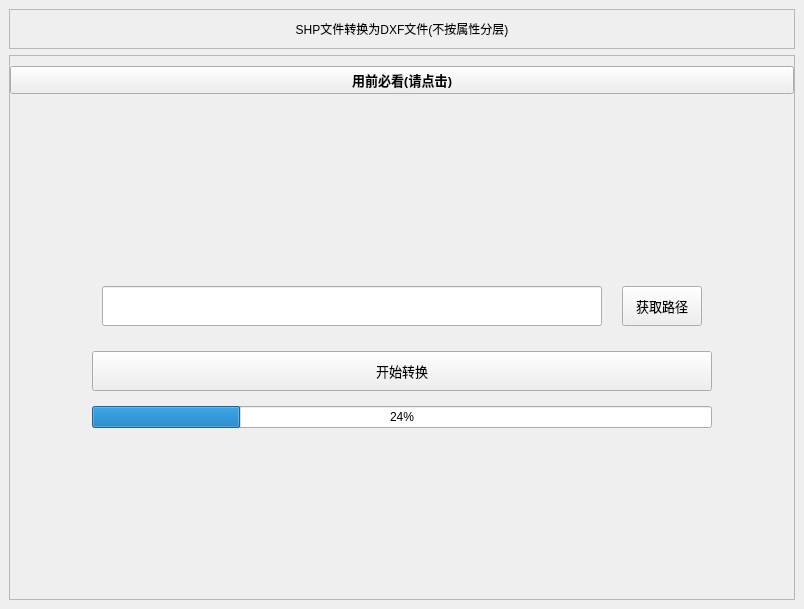
<?xml version="1.0" encoding="UTF-8"?>
<ui version="4.0">
 <class>Form</class>
 <widget class="QWidget" name="Form">
  <property name="geometry">
   <rect>
    <x>0</x>
    <y>0</y>
    <width>804</width>
    <height>609</height>
   </rect>
  </property>
  <property name="windowTitle">
   <string>Form</string>
  </property>
  <layout class="QVBoxLayout" name="verticalLayout">
   <property name="leftMargin">
    <number>0</number>
   </property>
   <property name="topMargin">
    <number>0</number>
   </property>
   <property name="rightMargin">
    <number>0</number>
   </property>
   <property name="bottomMargin">
    <number>0</number>
   </property>
   <item>
    <widget class="CardWidget" name="CardWidget">
     <layout class="QVBoxLayout" name="verticalLayout_2">
      <item>
       <widget class="QFrame" name="frame">
        <property name="minimumSize">
         <size>
          <width>0</width>
          <height>40</height>
         </size>
        </property>
        <property name="frameShape">
         <enum>QFrame::StyledPanel</enum>
        </property>
        <property name="frameShadow">
         <enum>QFrame::Raised</enum>
        </property>
        <layout class="QVBoxLayout" name="verticalLayout_3">
         <property name="leftMargin">
          <number>0</number>
         </property>
         <property name="topMargin">
          <number>0</number>
         </property>
         <property name="rightMargin">
          <number>0</number>
         </property>
         <property name="bottomMargin">
          <number>0</number>
         </property>
         <item>
          <widget class="TitleLabel" name="TitleLabel_3">
           <property name="text">
            <string>SHP文件转换为DXF文件(不按属性分层)</string>
           </property>
           <property name="alignment">
            <set>Qt::AlignCenter</set>
           </property>
          </widget>
         </item>
        </layout>
       </widget>
      </item>
      <item>
       <widget class="QFrame" name="frame_2">
        <property name="sizePolicy">
         <sizepolicy hsizetype="Preferred" vsizetype="Expanding">
          <horstretch>0</horstretch>
          <verstretch>0</verstretch>
         </sizepolicy>
        </property>
        <property name="frameShape">
         <enum>QFrame::StyledPanel</enum>
        </property>
        <property name="frameShadow">
         <enum>QFrame::Raised</enum>
        </property>
        <layout class="QVBoxLayout" name="verticalLayout_6">
         <property name="spacing">
          <number>0</number>
         </property>
         <property name="leftMargin">
          <number>0</number>
         </property>
         <property name="topMargin">
          <number>0</number>
         </property>
         <property name="rightMargin">
          <number>0</number>
         </property>
         <property name="bottomMargin">
          <number>0</number>
         </property>
         <item>
          <layout class="QVBoxLayout" name="verticalLayout_5">
           <property name="topMargin">
            <number>10</number>
           </property>
           <property name="rightMargin">
            <number>0</number>
           </property>
           <item>
            <widget class="PushButton" name="shp2dxf_prompt">
             <property name="font">
              <font>
               <family>微软雅黑</family>
               <pointsize>10</pointsize>
               <weight>75</weight>
               <bold>true</bold>
              </font>
             </property>
             <property name="text">
              <string>用前必看(请点击)</string>
             </property>
             <property name="icon">
              <iconset resource="icons.qrc">
               <normaloff>:/icons/images/message.png</normaloff>:/icons/images/message.png</iconset>
             </property>
             <property name="iconSize">
              <size>
               <width>20</width>
               <height>20</height>
              </size>
             </property>
            </widget>
           </item>
           <item>
            <spacer name="verticalSpacer_2">
             <property name="orientation">
              <enum>Qt::Vertical</enum>
             </property>
             <property name="sizeHint" stdset="0">
              <size>
               <width>20</width>
               <height>100</height>
              </size>
             </property>
            </spacer>
           </item>
           <item>
            <layout class="QHBoxLayout" name="horizontalLayout_4">
             <item>
              <spacer name="horizontalSpacer">
               <property name="orientation">
                <enum>Qt::Horizontal</enum>
               </property>
               <property name="sizeHint" stdset="0">
                <size>
                 <width>60</width>
                 <height>20</height>
                </size>
               </property>
              </spacer>
             </item>
             <item>
              <layout class="QVBoxLayout" name="verticalLayout_4">
               <property name="spacing">
                <number>15</number>
               </property>
               <property name="leftMargin">
                <number>10</number>
               </property>
               <property name="topMargin">
                <number>20</number>
               </property>
               <property name="rightMargin">
                <number>10</number>
               </property>
               <property name="bottomMargin">
                <number>10</number>
               </property>
               <item>
                <layout class="QHBoxLayout" name="horizontalLayout">
                 <property name="spacing">
                  <number>20</number>
                 </property>
                 <property name="leftMargin">
                  <number>10</number>
                 </property>
                 <property name="topMargin">
                  <number>10</number>
                 </property>
                 <property name="rightMargin">
                  <number>10</number>
                 </property>
                 <property name="bottomMargin">
                  <number>10</number>
                 </property>
                 <item>
                  <widget class="LineEdit" name="shp2dxf_filepath_line">
                   <property name="minimumSize">
                    <size>
                     <width>500</width>
                     <height>40</height>
                    </size>
                   </property>
                  </widget>
                 </item>
                 <item>
                  <widget class="PrimaryPushButton" name="shp2dxf_filepath_btn">
                   <property name="minimumSize">
                    <size>
                     <width>0</width>
                     <height>40</height>
                    </size>
                   </property>
                   <property name="font">
                    <font>
                     <family>微软雅黑</family>
                     <pointsize>10</pointsize>
                     <weight>50</weight>
                     <bold>false</bold>
                    </font>
                   </property>
                   <property name="styleSheet">
                    <string notr="true">PushButton, ToolButton, ToggleButton, ToggleToolButton {
    color: black;
    background: rgba(255, 255, 255, 0.7);
    border: 1px solid rgba(0, 0, 0, 0.073);
    border-bottom: 1px solid rgba(0, 0, 0, 0.183);
    border-radius: 20px;
    /* font: 14px 'Segoe UI', 'Microsoft YaHei'; */
    padding: 5px 12px 6px 12px;
    outline: none;
}

ToolButton {
    padding: 5px 9px 6px 8px;
}

PushButton[hasIcon=false] {
    padding: 5px 12px 6px 12px;
}

PushButton[hasIcon=true] {
    padding: 5px 12px 6px 36px;
}

DropDownToolButton, PrimaryDropDownToolButton {
    padding: 5px 31px 6px 8px;
}

DropDownPushButton[hasIcon=false],
PrimaryDropDownPushButton[hasIcon=false] {
    padding: 5px 31px 6px 12px;
}

DropDownPushButton[hasIcon=true],
PrimaryDropDownPushButton[hasIcon=true] {
    padding: 5px 31px 6px 36px;
}

PushButton:hover, ToolButton:hover, ToggleButton:hover, ToggleToolButton:hover {
    background: rgba(249, 249, 249, 0.5);
}

PushButton:pressed, ToolButton:pressed, ToggleButton:pressed, ToggleToolButton:pressed {
    color: rgba(0, 0, 0, 0.63);
    background: rgba(249, 249, 249, 0.3);
    border-bottom: 1px solid rgba(0, 0, 0, 0.073);
}

PushButton:disabled, ToolButton:disabled, ToggleButton:disabled, ToggleToolButton:disabled {
    color: rgba(0, 0, 0, 0.36);
    background: rgba(249, 249, 249, 0.3);
    border: 1px solid rgba(0, 0, 0, 0.06);
    border-bottom: 1px solid rgba(0, 0, 0, 0.06);
}


PrimaryPushButton,
PrimaryToolButton,
ToggleButton:checked,
ToggleToolButton:checked {
    color: white;
    background-color: #009faa;
    border: 1px solid #00a7b3;
    border-bottom: 1px solid #007780;
}

PrimaryPushButton:hover,
PrimaryToolButton:hover,
ToggleButton:checked:hover,
ToggleToolButton:checked:hover {
    background-color: #00a7b3;
    border: 1px solid #2daab3;
    border-bottom: 1px solid #007780;
}

PrimaryPushButton:pressed,
PrimaryToolButton:pressed,
ToggleButton:checked:pressed,
ToggleToolButton:checked:pressed {
    color: rgba(255, 255, 255, 0.63);
    background-color: #3eabb3;
    border: 1px solid #3eabb3;
}

PrimaryPushButton:disabled,
PrimaryToolButton:disabled,
ToggleButton:checked:disabled,
ToggleToolButton:checked:disabled {
    color: rgba(255, 255, 255, 0.9);
    background-color: rgb(205, 205, 205);
    border: 1px solid rgb(205, 205, 205);
}

SplitDropButton,
PrimarySplitDropButton {
    border-left: none;
    border-top-left-radius: 0;
    border-bottom-left-radius: 0;
}

#splitPushButton,
#splitToolButton,
#primarySplitPushButton,
#primarySplitToolButton {
    border-top-right-radius: 0;
    border-bottom-right-radius: 0;
}

#splitPushButton:pressed,
#splitToolButton:pressed,
SplitDropButton:pressed {
    border-bottom: 1px solid rgba(0, 0, 0, 0.183);
}

PrimarySplitDropButton:pressed {
    border-bottom: 1px solid #007780;
}

#primarySplitPushButton, #primarySplitToolButton {
    border-right: 1px solid #3eabb3;
}

#primarySplitPushButton:pressed, #primarySplitToolButton:pressed {
    border-bottom: 1px solid #007780;
}

HyperlinkButton {
    /* font: 14px 'Segoe UI', 'Microsoft YaHei'; */
    padding: 6px 12px 6px 12px;
    color: #009faa;
    border: none;
    border-radius: 6px;
    background-color: transparent;
}

HyperlinkButton[hasIcon=false] {
    padding: 6px 12px 6px 12px;
}

HyperlinkButton[hasIcon=true] {
    padding: 6px 12px 6px 36px;
}

HyperlinkButton:hover {
    color: #009faa;
    background-color: rgba(0, 0, 0, 10);
    border: none;
}

HyperlinkButton:pressed {
    color: #009faa;
    background-color: rgba(0, 0, 0, 6);
    border: none;
}

HyperlinkButton:disabled {
    color: rgba(0, 0, 0, 0.43);
    background-color: transparent;
    border: none;
}


RadioButton {
    min-height: 24px;
    max-height: 24px;
    background-color: transparent;
    font: 14px 'Segoe UI', 'Microsoft YaHei', 'PingFang SC';
    color: black;
}

RadioButton::indicator {
    width: 18px;
    height: 18px;
    border-radius: 11px;
    border: 2px solid #999999;
    background-color: rgba(0, 0, 0, 5);
    margin-right: 4px;
}

RadioButton::indicator:hover {
    background-color: rgba(0, 0, 0, 0);
}

RadioButton::indicator:pressed {
    border: 2px solid #bbbbbb;
    background-color: qradialgradient(spread:pad, cx:0.5, cy:0.5, radius:0.5, fx:0.5, fy:0.5,
            stop:0 rgb(255, 255, 255),
            stop:0.5 rgb(255, 255, 255),
            stop:0.6 rgb(225, 224, 223),
            stop:1 rgb(225, 224, 223));
}

RadioButton::indicator:checked {
    height: 22px;
    width: 22px;
    border: none;
    border-radius: 11px;
    background-color: qradialgradient(spread:pad, cx:0.5, cy:0.5, radius:0.5, fx:0.5, fy:0.5,
            stop:0 rgb(255, 255, 255),
            stop:0.5 rgb(255, 255, 255),
            stop:0.6 #009faa,
            stop:1 #009faa);
}

RadioButton::indicator:checked:hover {
    background-color: qradialgradient(spread:pad, cx:0.5, cy:0.5, radius:0.5, fx:0.5, fy:0.5,
            stop:0 rgb(255, 255, 255),
            stop:0.6 rgb(255, 255, 255),
            stop:0.7 #009faa,
            stop:1 #009faa);
}

RadioButton::indicator:checked:pressed {
    background-color: qradialgradient(spread:pad, cx:0.5, cy:0.5, radius:0.5, fx:0.5, fy:0.5,
            stop:0 rgb(255, 255, 255),
            stop:0.5 rgb(255, 255, 255),
            stop:0.6 #009faa,
            stop:1 #009faa);
}

RadioButton:disabled {
    color: rgba(0, 0, 0, 110);
}

RadioButton::indicator:disabled {
    border: 2px solid #bbbbbb;
    background-color: transparent;
}

RadioButton::indicator:disabled:checked {
    border: none;
    background-color: qradialgradient(spread:pad, cx:0.5, cy:0.5, radius:0.5, fx:0.5, fy:0.5,
            stop:0 rgb(255, 255, 255),
            stop:0.5 rgb(255, 255, 255),
            stop:0.6 rgba(0, 0, 0, 0.2169),
            stop:1 rgba(0, 0, 0, 0.2169));
}

TransparentToolButton,
TransparentToggleToolButton,
TransparentDropDownToolButton,
TransparentPushButton,
TransparentDropDownPushButton,
TransparentTogglePushButton {
    background-color: transparent;
    border: none;
    border-radius: 5px;
    margin: 0;
}

TransparentToolButton:hover,
TransparentToggleToolButton:hover,
TransparentDropDownToolButton:hover,
TransparentPushButton:hover,
TransparentDropDownPushButton:hover,
TransparentTogglePushButton:hover {
    background-color: rgba(0, 0, 0, 9);
    border: none;
}

TransparentToolButton:pressed,
TransparentToggleToolButton:pressed,
TransparentDropDownToolButton:pressed,
TransparentPushButton:pressed,
TransparentDropDownPushButton:pressed,
TransparentTogglePushButton:pressed {
    background-color: rgba(0, 0, 0, 6);
    border: none;
}

TransparentToolButton:disabled,
TransparentToggleToolButton:disabled,
TransparentDropDownToolButton:disabled,
TransprentPushButton:disabled,
TransparentDropDownPushButton:disabled,
TransprentTogglePushButton:disabled {
    background-color: transparent;
    border: none;
}


PillPushButton,
PillPushButton:hover,
PillPushButton:pressed,
PillPushButton:disabled,
PillPushButton:checked,
PillPushButton:checked:hover,
PillPushButton:checked:pressed,
PillPushButton:disabled:checked,
PillToolButton,
PillToolButton:hover,
PillToolButton:pressed,
PillToolButton:disabled,
PillToolButton:checked,
PillToolButton:checked:hover,
PillToolButton:checked:pressed,
PillToolButton:disabled:checked {
    background-color: transparent;
    border: none;
}
</string>
                   </property>
                   <property name="text">
                    <string>获取路径</string>
                   </property>
                  </widget>
                 </item>
                </layout>
               </item>
               <item>
                <widget class="PrimaryPushButton" name="shp2dxf_process_btn">
                 <property name="minimumSize">
                  <size>
                   <width>0</width>
                   <height>40</height>
                  </size>
                 </property>
                 <property name="font">
                  <font>
                   <family>微软雅黑</family>
                   <pointsize>10</pointsize>
                   <weight>50</weight>
                   <bold>false</bold>
                  </font>
                 </property>
                 <property name="styleSheet">
                  <string notr="true">PushButton, ToolButton, ToggleButton, ToggleToolButton {
    color: black;
    background: rgba(255, 255, 255, 0.7);
    border: 1px solid rgba(0, 0, 0, 0.073);
    border-bottom: 1px solid rgba(0, 0, 0, 0.183);
    border-radius: 20px;
    /* font: 14px 'Segoe UI', 'Microsoft YaHei'; */
    padding: 5px 12px 6px 12px;
    outline: none;
}

ToolButton {
    padding: 5px 9px 6px 8px;
}

PushButton[hasIcon=false] {
    padding: 5px 12px 6px 12px;
}

PushButton[hasIcon=true] {
    padding: 5px 12px 6px 36px;
}

DropDownToolButton, PrimaryDropDownToolButton {
    padding: 5px 31px 6px 8px;
}

DropDownPushButton[hasIcon=false],
PrimaryDropDownPushButton[hasIcon=false] {
    padding: 5px 31px 6px 12px;
}

DropDownPushButton[hasIcon=true],
PrimaryDropDownPushButton[hasIcon=true] {
    padding: 5px 31px 6px 36px;
}

PushButton:hover, ToolButton:hover, ToggleButton:hover, ToggleToolButton:hover {
    background: rgba(249, 249, 249, 0.5);
}

PushButton:pressed, ToolButton:pressed, ToggleButton:pressed, ToggleToolButton:pressed {
    color: rgba(0, 0, 0, 0.63);
    background: rgba(249, 249, 249, 0.3);
    border-bottom: 1px solid rgba(0, 0, 0, 0.073);
}

PushButton:disabled, ToolButton:disabled, ToggleButton:disabled, ToggleToolButton:disabled {
    color: rgba(0, 0, 0, 0.36);
    background: rgba(249, 249, 249, 0.3);
    border: 1px solid rgba(0, 0, 0, 0.06);
    border-bottom: 1px solid rgba(0, 0, 0, 0.06);
}


PrimaryPushButton,
PrimaryToolButton,
ToggleButton:checked,
ToggleToolButton:checked {
    color: white;
    background-color: #009faa;
    border: 1px solid #00a7b3;
    border-bottom: 1px solid #007780;
}

PrimaryPushButton:hover,
PrimaryToolButton:hover,
ToggleButton:checked:hover,
ToggleToolButton:checked:hover {
    background-color: #00a7b3;
    border: 1px solid #2daab3;
    border-bottom: 1px solid #007780;
}

PrimaryPushButton:pressed,
PrimaryToolButton:pressed,
ToggleButton:checked:pressed,
ToggleToolButton:checked:pressed {
    color: rgba(255, 255, 255, 0.63);
    background-color: #3eabb3;
    border: 1px solid #3eabb3;
}

PrimaryPushButton:disabled,
PrimaryToolButton:disabled,
ToggleButton:checked:disabled,
ToggleToolButton:checked:disabled {
    color: rgba(255, 255, 255, 0.9);
    background-color: rgb(205, 205, 205);
    border: 1px solid rgb(205, 205, 205);
}

SplitDropButton,
PrimarySplitDropButton {
    border-left: none;
    border-top-left-radius: 0;
    border-bottom-left-radius: 0;
}

#splitPushButton,
#splitToolButton,
#primarySplitPushButton,
#primarySplitToolButton {
    border-top-right-radius: 0;
    border-bottom-right-radius: 0;
}

#splitPushButton:pressed,
#splitToolButton:pressed,
SplitDropButton:pressed {
    border-bottom: 1px solid rgba(0, 0, 0, 0.183);
}

PrimarySplitDropButton:pressed {
    border-bottom: 1px solid #007780;
}

#primarySplitPushButton, #primarySplitToolButton {
    border-right: 1px solid #3eabb3;
}

#primarySplitPushButton:pressed, #primarySplitToolButton:pressed {
    border-bottom: 1px solid #007780;
}

HyperlinkButton {
    /* font: 14px 'Segoe UI', 'Microsoft YaHei'; */
    padding: 6px 12px 6px 12px;
    color: #009faa;
    border: none;
    border-radius: 6px;
    background-color: transparent;
}

HyperlinkButton[hasIcon=false] {
    padding: 6px 12px 6px 12px;
}

HyperlinkButton[hasIcon=true] {
    padding: 6px 12px 6px 36px;
}

HyperlinkButton:hover {
    color: #009faa;
    background-color: rgba(0, 0, 0, 10);
    border: none;
}

HyperlinkButton:pressed {
    color: #009faa;
    background-color: rgba(0, 0, 0, 6);
    border: none;
}

HyperlinkButton:disabled {
    color: rgba(0, 0, 0, 0.43);
    background-color: transparent;
    border: none;
}


RadioButton {
    min-height: 24px;
    max-height: 24px;
    background-color: transparent;
    font: 14px 'Segoe UI', 'Microsoft YaHei', 'PingFang SC';
    color: black;
}

RadioButton::indicator {
    width: 18px;
    height: 18px;
    border-radius: 11px;
    border: 2px solid #999999;
    background-color: rgba(0, 0, 0, 5);
    margin-right: 4px;
}

RadioButton::indicator:hover {
    background-color: rgba(0, 0, 0, 0);
}

RadioButton::indicator:pressed {
    border: 2px solid #bbbbbb;
    background-color: qradialgradient(spread:pad, cx:0.5, cy:0.5, radius:0.5, fx:0.5, fy:0.5,
            stop:0 rgb(255, 255, 255),
            stop:0.5 rgb(255, 255, 255),
            stop:0.6 rgb(225, 224, 223),
            stop:1 rgb(225, 224, 223));
}

RadioButton::indicator:checked {
    height: 22px;
    width: 22px;
    border: none;
    border-radius: 11px;
    background-color: qradialgradient(spread:pad, cx:0.5, cy:0.5, radius:0.5, fx:0.5, fy:0.5,
            stop:0 rgb(255, 255, 255),
            stop:0.5 rgb(255, 255, 255),
            stop:0.6 #009faa,
            stop:1 #009faa);
}

RadioButton::indicator:checked:hover {
    background-color: qradialgradient(spread:pad, cx:0.5, cy:0.5, radius:0.5, fx:0.5, fy:0.5,
            stop:0 rgb(255, 255, 255),
            stop:0.6 rgb(255, 255, 255),
            stop:0.7 #009faa,
            stop:1 #009faa);
}

RadioButton::indicator:checked:pressed {
    background-color: qradialgradient(spread:pad, cx:0.5, cy:0.5, radius:0.5, fx:0.5, fy:0.5,
            stop:0 rgb(255, 255, 255),
            stop:0.5 rgb(255, 255, 255),
            stop:0.6 #009faa,
            stop:1 #009faa);
}

RadioButton:disabled {
    color: rgba(0, 0, 0, 110);
}

RadioButton::indicator:disabled {
    border: 2px solid #bbbbbb;
    background-color: transparent;
}

RadioButton::indicator:disabled:checked {
    border: none;
    background-color: qradialgradient(spread:pad, cx:0.5, cy:0.5, radius:0.5, fx:0.5, fy:0.5,
            stop:0 rgb(255, 255, 255),
            stop:0.5 rgb(255, 255, 255),
            stop:0.6 rgba(0, 0, 0, 0.2169),
            stop:1 rgba(0, 0, 0, 0.2169));
}

TransparentToolButton,
TransparentToggleToolButton,
TransparentDropDownToolButton,
TransparentPushButton,
TransparentDropDownPushButton,
TransparentTogglePushButton {
    background-color: transparent;
    border: none;
    border-radius: 5px;
    margin: 0;
}

TransparentToolButton:hover,
TransparentToggleToolButton:hover,
TransparentDropDownToolButton:hover,
TransparentPushButton:hover,
TransparentDropDownPushButton:hover,
TransparentTogglePushButton:hover {
    background-color: rgba(0, 0, 0, 9);
    border: none;
}

TransparentToolButton:pressed,
TransparentToggleToolButton:pressed,
TransparentDropDownToolButton:pressed,
TransparentPushButton:pressed,
TransparentDropDownPushButton:pressed,
TransparentTogglePushButton:pressed {
    background-color: rgba(0, 0, 0, 6);
    border: none;
}

TransparentToolButton:disabled,
TransparentToggleToolButton:disabled,
TransparentDropDownToolButton:disabled,
TransprentPushButton:disabled,
TransparentDropDownPushButton:disabled,
TransprentTogglePushButton:disabled {
    background-color: transparent;
    border: none;
}


PillPushButton,
PillPushButton:hover,
PillPushButton:pressed,
PillPushButton:disabled,
PillPushButton:checked,
PillPushButton:checked:hover,
PillPushButton:checked:pressed,
PillPushButton:disabled:checked,
PillToolButton,
PillToolButton:hover,
PillToolButton:pressed,
PillToolButton:disabled,
PillToolButton:checked,
PillToolButton:checked:hover,
PillToolButton:checked:pressed,
PillToolButton:disabled:checked {
    background-color: transparent;
    border: none;
}
</string>
                 </property>
                 <property name="text">
                  <string>开始转换</string>
                 </property>
                </widget>
               </item>
               <item>
                <widget class="QProgressBar" name="progressBar">
                 <property name="value">
                  <number>24</number>
                 </property>
                </widget>
               </item>
              </layout>
             </item>
             <item>
              <spacer name="horizontalSpacer_2">
               <property name="orientation">
                <enum>Qt::Horizontal</enum>
               </property>
               <property name="sizeHint" stdset="0">
                <size>
                 <width>20</width>
                 <height>20</height>
                </size>
               </property>
              </spacer>
             </item>
            </layout>
           </item>
           <item>
            <spacer name="verticalSpacer">
             <property name="orientation">
              <enum>Qt::Vertical</enum>
             </property>
             <property name="sizeHint" stdset="0">
              <size>
               <width>20</width>
               <height>100</height>
              </size>
             </property>
            </spacer>
           </item>
          </layout>
         </item>
        </layout>
       </widget>
      </item>
     </layout>
    </widget>
   </item>
  </layout>
 </widget>
 <customwidgets>
  <customwidget>
   <class>PushButton</class>
   <extends>QPushButton</extends>
   <header>qfluentwidgets</header>
  </customwidget>
  <customwidget>
   <class>PrimaryPushButton</class>
   <extends>PushButton</extends>
   <header>qfluentwidgets</header>
  </customwidget>
  <customwidget>
   <class>CardWidget</class>
   <extends>QFrame</extends>
   <header>qfluentwidgets</header>
   <container>1</container>
  </customwidget>
  <customwidget>
   <class>TitleLabel</class>
   <extends>QLabel</extends>
   <header>qfluentwidgets</header>
  </customwidget>
  <customwidget>
   <class>LineEdit</class>
   <extends>QLineEdit</extends>
   <header>qfluentwidgets</header>
  </customwidget>
 </customwidgets>
 <resources>
  <include location="icons.qrc"/>
 </resources>
 <connections/>
</ui>
